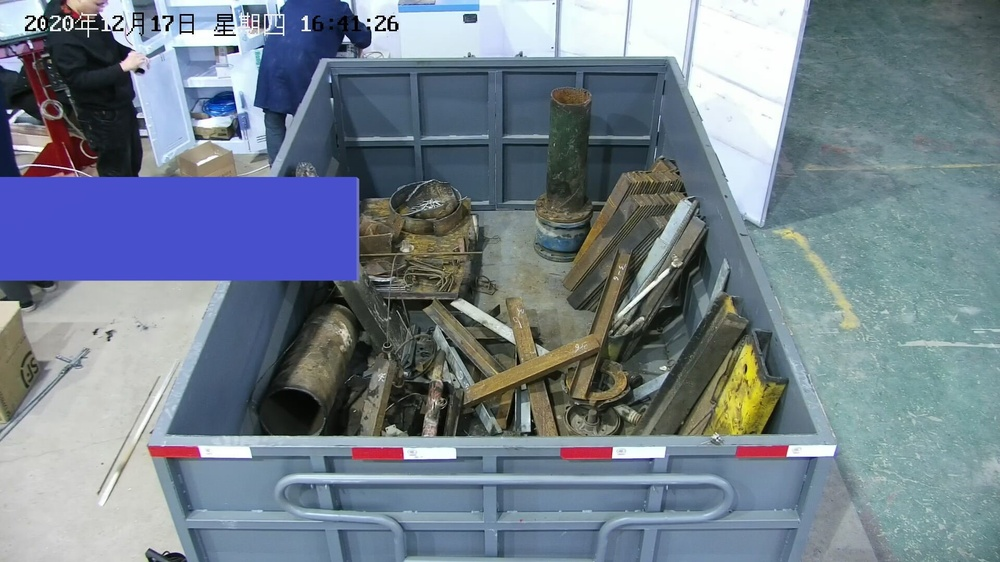
#> input picture image/NO_2.jpg, 1000 x 562 px, shrunk from 1920 x 1080 before the run
$ python detect5.py
#> lines starting #> are read from the running program, lines starting #| are printed output that depends on the picture; after the words box and inside, x2 and y2 are one past the last pixel; in counts of white or black regions, pixels touching at a corner belong together
import cv2
import numpy as np
def find_rectangle(contour):
    '''
    寻找矩形轮廓
    return：
        列表，包含四个值，x和y的最值坐标
    '''
    y,x=[],[]

    for p in contour:
        y.append(p[0][0])
        x.append(p[0][1])

    return [min(y),min(x),max(y),max(x)]

def locate_license(img):
    '''
    定位图中最大的矩形
    return：
        [[矩形坐标]，矩形框面积，长度比，矩，[轮廓面积,索引]]
    '''
    contours,hier = cv2.findContours(img,cv2.RETR_EXTERNAL,cv2.CHAIN_APPROX_SIMPLE)

    # 找出最大的区域
    maxarea = 0
    area = []
    block = []
    for index,c in enumerate(contours):
        # 找出轮廓的左上点和右下点，由此计算它的面积和长度比
        area = []
        r = find_rectangle(c)
        s = (r[2]-r[0])*(r[3]-r[1])   # 矩形框的面积
        l = (r[2]-r[0])*(r[3]-r[1])   # 长度比
        p = cv2.arcLength(c,False)  # 轮廓周长
        M = cv2.moments(c)          # 矩
        cs = cv2.contourArea(c)   # 轮廓面积
        if cs > maxarea:
            # 计算最大的轮廓面积
            maxarea = cs
            max_index = index
        area.append(cs)
        area.append(index)
        block.append([r,s,l,M,p,area,c])
    # max_index=block[]
    # 选出指定的参数获得区域
    block = sorted(block,key=lambda b: b[4])[-1:]
    return block


img =cv2.imread("image/NO_2.jpg")
#> img is the input picture: shape (562, 1000, 3); mean B, G, R 141.5, 128.8, 115.9
#img =cv2.imread("image/yes_0.jpg")
gray_img = cv2.cvtColor(img, cv2.COLOR_BGR2GRAY)
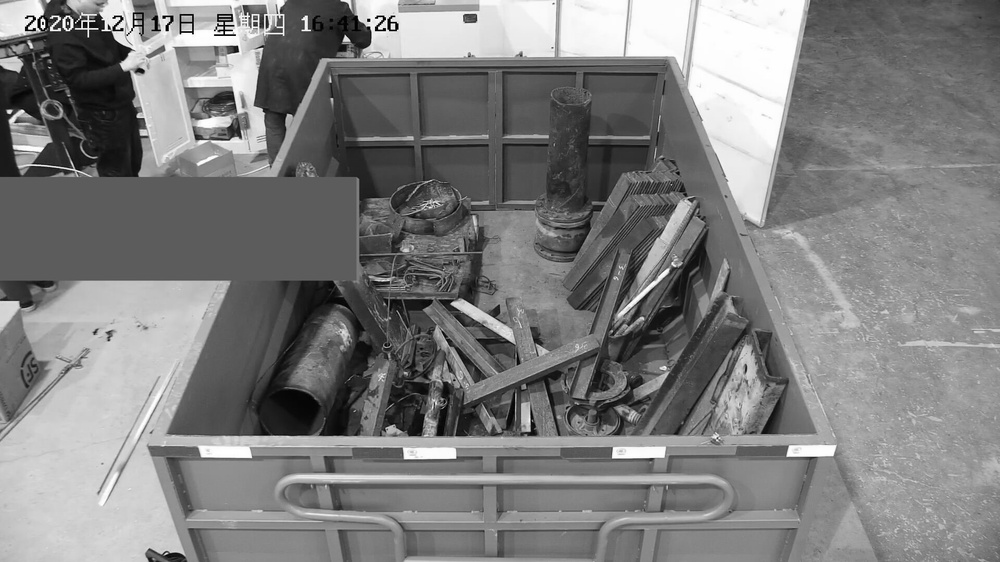
#> gray_img: shape (562, 1000); min 0, max 255, mean 126.4
cv2.imshow('gray',gray_img)
# 高斯图片降噪
gs_img = cv2.GaussianBlur(gray_img, (5,5), 0, 0, cv2.BORDER_DEFAULT)


# 形态学处理
'''kernel = np.ones((3,3))
img1=cv2.dilate(gs_img,kernel,iterations=1)
img1 = cv2.erode(img1, kernel, iterations=1)
#img1=cv2.dilate(img1,kernel,iterations=1)
cv2.imshow('oc',img1)'''

# Canny寻找轮廓
ret, thresh = cv2.threshold(gs_img, 0, 255, cv2.THRESH_BINARY+cv2.THRESH_OTSU)
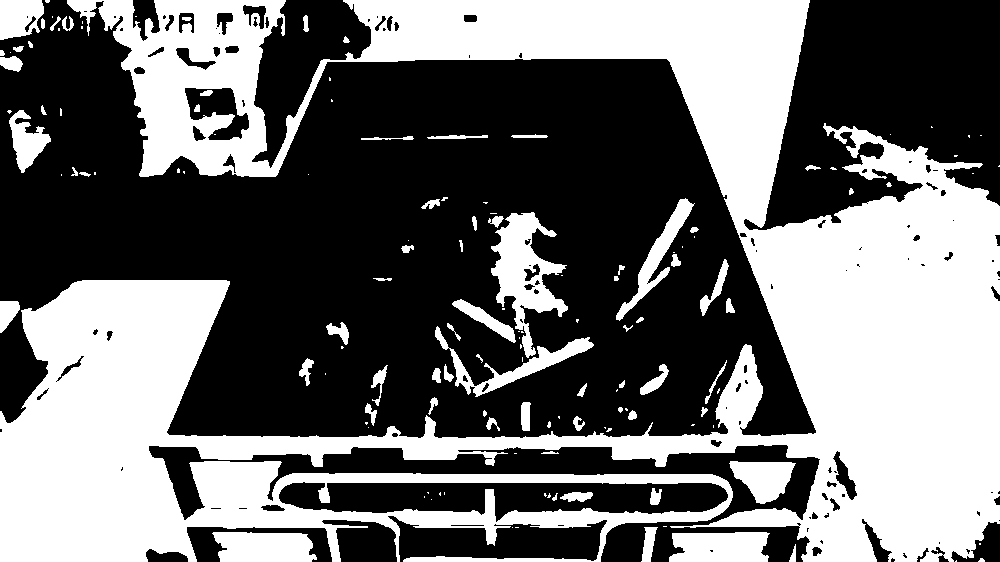
#> thresh: shape (562, 1000); 43.4% white; 139 white regions (65 under 20 px), largest, box (x1, y1, x2, y2) and area: (0, 0, 1000, 562) 218250, (491, 212, 568, 358) 4623, (212, 532, 317, 562) 2728
#> ret = 132
canny = cv2.Canny(thresh,100,150)
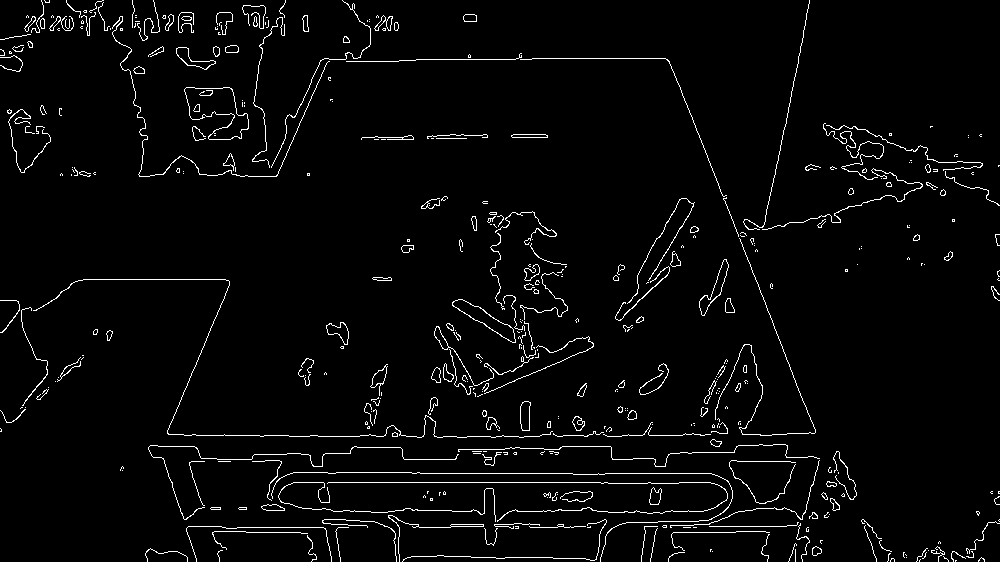
#> canny: shape (562, 1000); 3.1% white in thin lines or dots
cv2.imshow('canny',canny)


rect=locate_license(canny)
#> in locate_license, `contours,hier = cv2.findContours(img,cv2.RETR_EXTERNAL,cv2.CHAIN_APPRO..`: contours = 424 contours, 352 with area under 20; largest, box (x1, y1, x2, y2) and area: (184, 87, 249, 140) 1856, (452, 299, 516, 343) 785, (699, 259, 729, 316) 432, (176, 47, 216, 70) 298, (326, 322, 349, 345) 249
#> the loop in locate_license, `for index,c in enumerate(contours):` made 424 passes
#> (r, s, l, p, cs, maxarea) on passes 22, 52, 59: ([812, 546, 821, 555], 81, 81, 29.73, 61.5, 61.5), ([388, 515, 483, 561], 4370, 4370, 321, 74.5, 74.5), ([261, 504, 284, 510], 138, 138, 52.56, 103.5, 103.5)
#> (s, l, p, cs, maxarea) on passes 76, 144, 219, 228, 356: (204, 204, 55.8, 143.5, 143.5), (290, 290, 69.9, 247.5, 247.5), (484, 484, 82.11, 249, 249), (2709, 2709, 165.8, 785, 785), (3328, 3328, 276.5, 1856, 1856)
#> after the loop in locate_license, `for index,c in enumerate(contours):`: block = 424 items; max_index = 355; maxarea = 1856
#> in locate_license, `block = sorted(block,key=lambda b: b[4])[-1:]`: block = 1 item
#> rect = 1 item

cv2.rectangle(canny,(rect[0][0][0],rect[0][0][1]),(rect[0][0][2],rect[0][0][3]),(0,255,0),2)
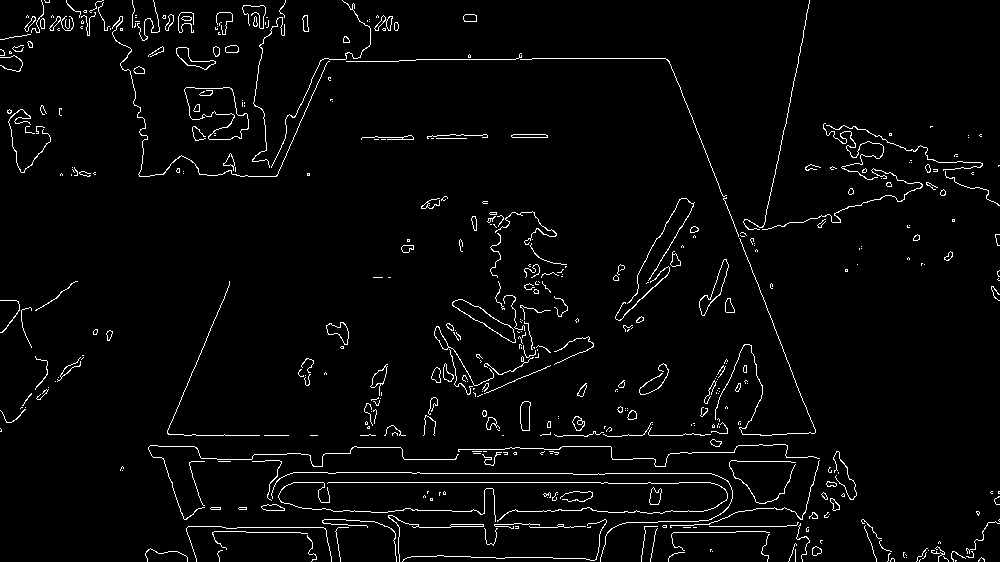
#> canny: shape (562, 1000); 3% white in thin lines or dots

x,y,w,h = cv2.boundingRect(rect[0][6])
#> x = 33; y = 279; w = 520; h = 159
# 图像切割
# 第一个参数是高度，第二个参数是宽度
newimage = img[y:y+h,x:x+w]
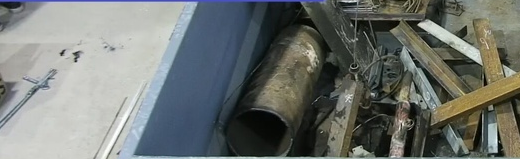
#> newimage: shape (159, 520, 3); mean B, G, R 112.9, 116.4, 111.7
cv2.imshow('new_img',newimage)
cv2.imwrite('no.jpg',newimage)
cv2.rectangle(img,(x,y),(x+w,y+h),(255,0,0),2)
cv2.imshow('rect',img)
#cv2.imwrite('test.jpg',img)


# 图像切割
# 第一个参数是高度，第二个参数是宽度


cv2.waitKey(0)
cv2.destroyAllWindows()

$ run again, with image/yes.jpg copied over image/NO_2.jpg
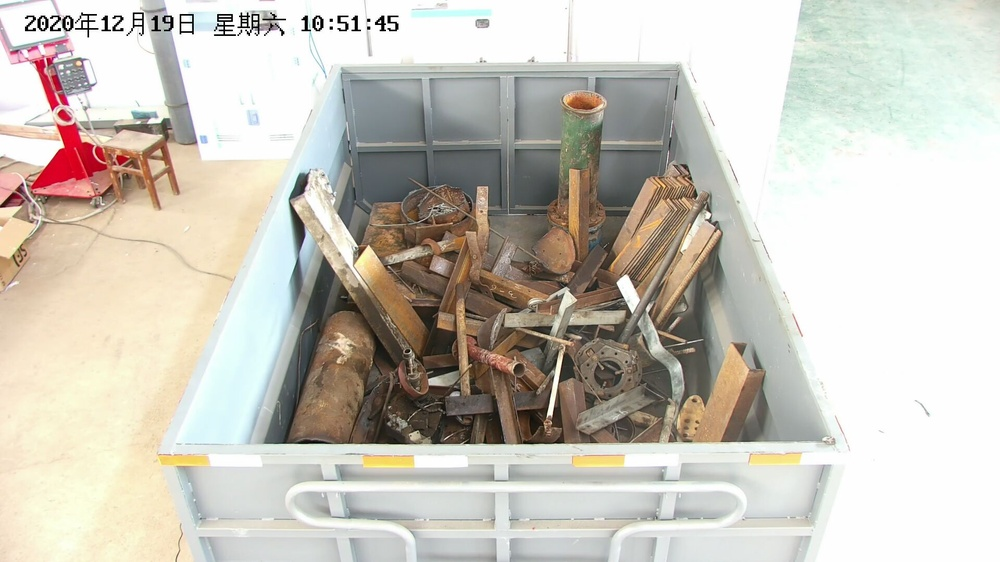
#> input picture image/yes.jpg, 1000 x 562 px, shrunk from 1920 x 1080 before the run
#> img is the input picture: shape (562, 1000, 3); mean B, G, R 187.8, 197.6, 202.2
#> `ret, thresh = cv2.threshold(gs_img, 0, 255, cv2.THRESH_BINARY+cv2.THRE..`:
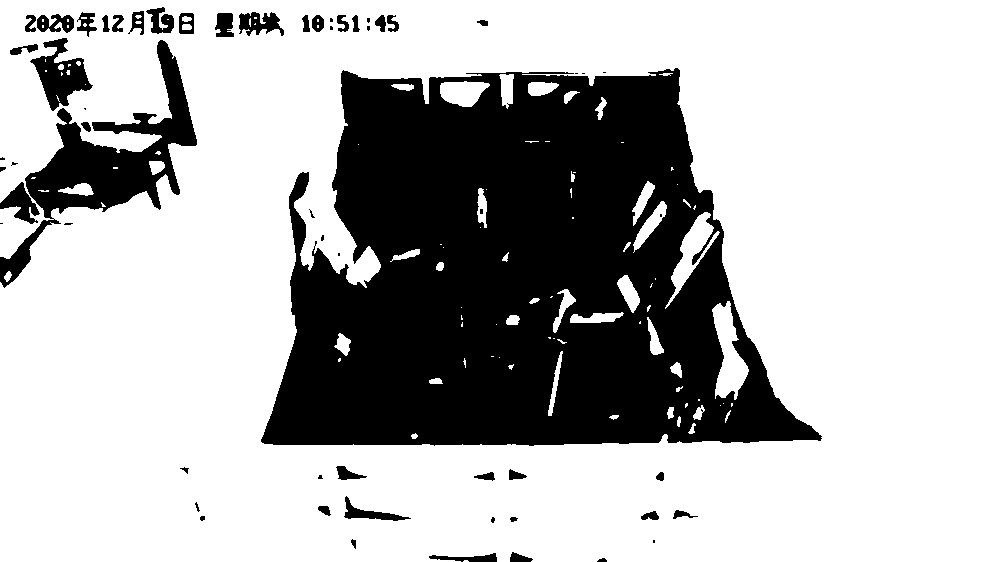
#> thresh: shape (562, 1000); 70.9% white; 60 black regions (20 under 20 px), largest, box (x1, y1, x2, y2) and area: (261, 68, 822, 446) 143290, (0, 40, 197, 288) 11665, (30, 38, 93, 111) 2035
#> ret = 172
#> contours = 245 contours, 198 with area under 20; largest, box (x1, y1, x2, y2) and area: (439, 80, 490, 107) 946, (616, 274, 640, 313) 452, (569, 312, 624, 323) 394, (214, 12, 234, 37) 352, (527, 81, 559, 96) 341
#> the loop in locate_license, `for index,c in enumerate(contours):` made 245 passes
#> (r, s, l, p, cs, maxarea) on passes 11, 22, 48: ([640, 510, 658, 519], 162, 162, 45.8, 106, 106), ([508, 469, 526, 479], 180, 180, 48.14, 115, 115), ([547, 351, 562, 415], 960, 960, 141.4, 273.5, 273.5)
#> after the loop in locate_license, `for index,c in enumerate(contours):`: block = 245 items; max_index = 173; maxarea = 946.5
#> in locate_license, `block = sorted(block,key=lambda b: b[4])[-1:]`: block = 1 item
#> x = 260; y = 172; w = 562; h = 274
#> `newimage = img[y:y+h,x:x+w]`:
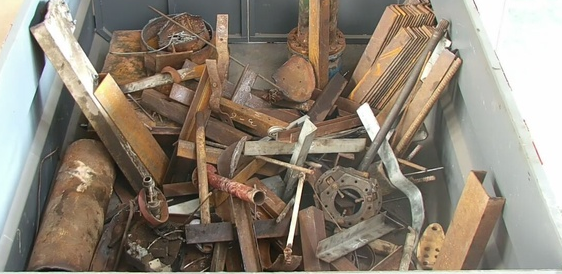
#> newimage: shape (274, 562, 3); mean B, G, R 117.7, 131.8, 142.4
